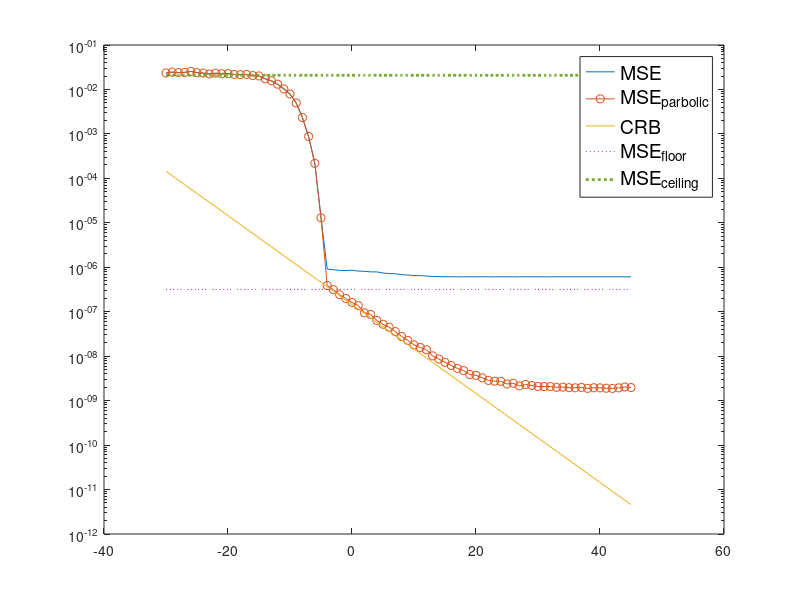

This figure's MATLAB source:
clear all; close all; clc

%% Frequency Estimation, Ch. 9

A = 1;  % amplitude
N = 128; % # of time samples
Oversampling = 4; 
M = N * Oversampling;  % # of FFT points
n = ( 0 : N - 1 )';   % time axis
SNR = - 30 : 45;
snr = 10 .^ ( SNR / 10 );  % linear snr
Pn = A ^ 2 / 2 ./ snr;  % power of the noise
Nrun = 1e3; % # of montecarlo sims
fo = 0.2;  % normalized frequency

% bounds
crb = 12 / N / ( N ^ 2 - 1 ) / 4 / pi ^ 2 ./ snr;  % crb for freq estimation
MSE_floor = 1 / 12 / M ^ 2;  % floor for high snr
MSE_ceil = 1 / 4 / 12;  % ceil for low snr

% init variables
f_est1 = zeros( Nrun , 1 ); 
f_est2 = zeros( Nrun , 1 );

MSE1 = zeros( size( snr ) );
MSE2 = zeros( size( snr ) );

for isnr = 1 : length( snr )
    
    for irun = 1 : Nrun
        
        phi = rand * 2 * pi;  % phi~U(0,2*pi)
        w = sqrt( Pn( isnr ) ) * randn( N , 1 );  % w ~ N(0,Pn)
        x = A * cos( 2 * pi * fo .* n + phi ) + w;  % rx signal
        
        %estimate freq
        X = fft( x , M );  % M-points fft
        S = abs( X ) .^ 2 / N; % periodogram
        
        [ ~ , f_est1( irun ) ] = max( S( 2 : M / 2 ) ); % max of periodogram, positive freq (zero exluded)
        
        % parabolic interpolation
        f_cent = f_est1( irun ) + 1; % center
        
        num = S( f_cent - 1 ) - S( f_cent + 1 );
        den = 2 * ( S( f_cent - 1 ) + S( f_cent + 1 ) - 2 * S( f_cent ) );
        
        df = num / den; % correction
        
        f_est2( irun ) = f_est1( irun ) + df; % freq estimate by parabolic interp
        
    end
    
    MSE1( isnr ) = mean( ( f_est1 / M - fo ) .^ 2 );  
    MSE2( isnr ) = mean( ( f_est2 / M - fo ) .^ 2 );
    
end

figure( 1 )
semilogy( SNR , MSE1 , '-' , SNR , MSE2 , '-o' , SNR , crb , SNR , MSE_floor * ones( size( snr ) ) , ':' ,...
    SNR , MSE_ceil * ones( size( snr ) ) , ':' ,'linewidth' , 2 , 'markersize' , 8 );
leg = legend( 'MSE' , 'MSE_{parbolic}' , 'CRB' , 'MSE_{floor}' , 'MSE_{ceiling}' );
set( leg , 'fontsize' , 14 )
    
    
    
    
    
    
    
    
    
    
    
    
    
        
        
        
        
        
        
        
        
        
        
        
